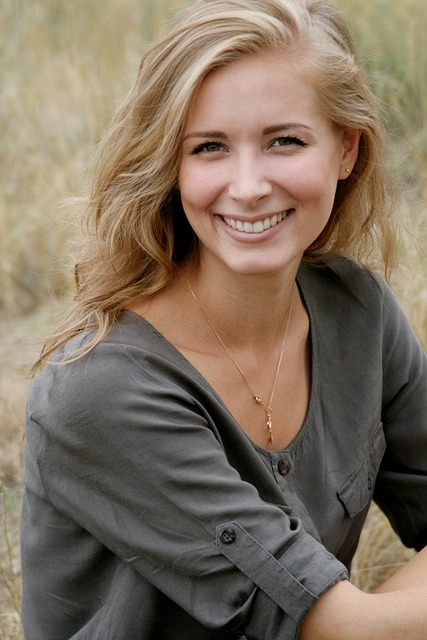
#> input picture pythonProject/Resources/img/woman.jpg, 427 x 640 px
$ python readImage.py
#> lines starting #> are read from the running program, lines starting #| are printed output that depends on the picture; after the words box and inside, x2 and y2 are one past the last pixel; in counts of white or black regions, pixels touching at a corner belong together
import cv2
import numpy as np


#ruta de la imagen
img=cv2.imread('../Resources/img/woman.jpg')
#> img is the input picture: shape (640, 427, 3); mean B, G, R 95.5, 112.8, 128.2


#todos los valores sean 1 significa ones
#matriz de 5*5 y el uint8 significa que los valores varian de 0 a 255
kernel=np.ones((5,5),np.uint8)

#Escala de grises
#primero se debe definir que se va a convertir,
#luego se define a que espacio de color se convertira
imgGray=cv2.cvtColor(img,cv2.COLOR_BGR2GRAY)
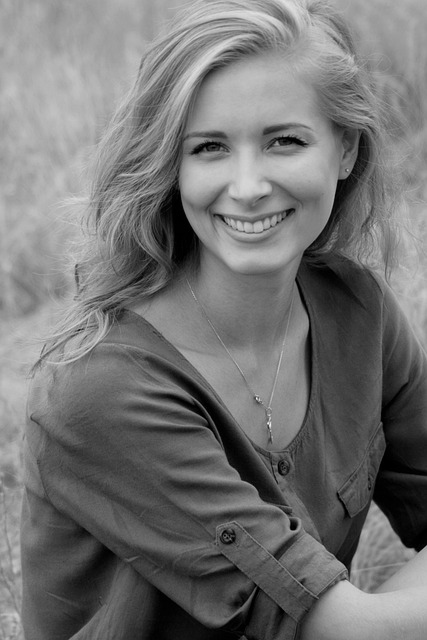
#> imgGray: shape (640, 427); min 0, max 244, mean 115.4

#desenfoque// se usa desenfoque gausiano y se define el tamaño del nucleo o el radio
#el desenfoque deben ser numero impares
#sigma x sera 0
imgBlur=cv2.GaussianBlur(imgGray,(7,7),0)

# se usara img canny // puede servir para detectar los puntos negros de barros
#varian los valores entre 100 y 50 para variar los detalles a obtener
imgCanny=cv2.Canny(img,100,150)
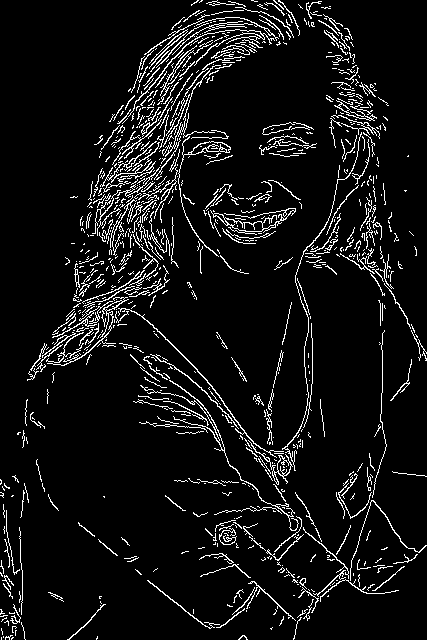
#> imgCanny: shape (640, 427); 7.3% white in thin lines or dots

#Dilatación
imDilation = cv2.dilate(imgCanny,kernel,iterations= 1)
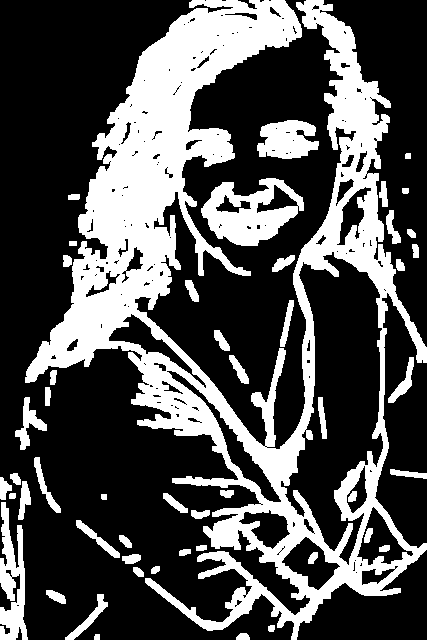
#> imDilation: shape (640, 427); 31.4% white; 50 white regions, largest, box (x1, y1, x2, y2) and area: (25, 0, 427, 640) 70907, (201, 178, 304, 246) 3795, (0, 502, 28, 640) 2237

#eroción, es lo contrario de la dilatación
imgEroded=cv2.erode(imDilation,kernel,iterations= 1)
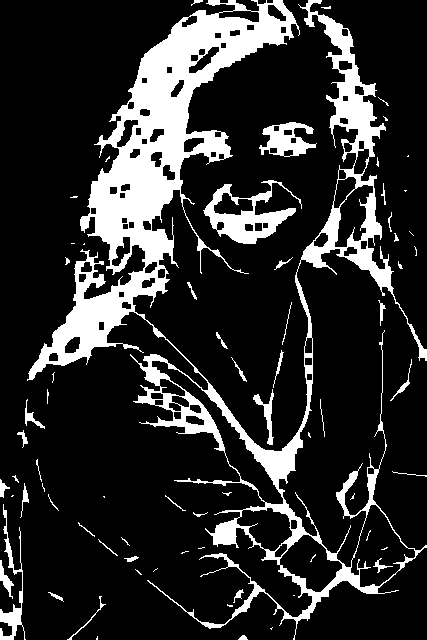
#> imgEroded: shape (640, 427); 17.6% white; 71 white regions (34 under 20 px), largest, box (x1, y1, x2, y2) and area: (27, 0, 427, 640) 41549, (203, 180, 302, 244) 2283, (259, 122, 317, 157) 1070

cv2.imshow('Gray Image',imgGray)
cv2.imshow('Blur Image',imgBlur)
cv2.imshow('Canny Image',imgCanny)
cv2.imshow('Dilation Image',imDilation)
cv2.imshow('Eroded Image',imgEroded)


cv2.waitKey(0)

$ run again, with pythonProject/Resources/img/cards.jpg copied over pythonProject/Resources/img/woman.jpg
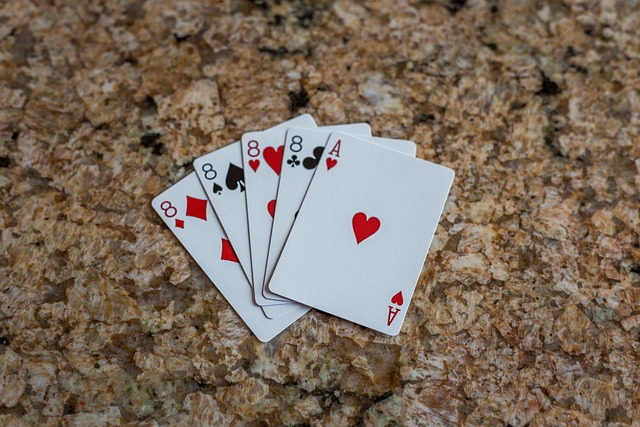
#> input picture pythonProject/Resources/img/cards.jpg, 640 x 427 px
#> img is the input picture: shape (427, 640, 3); mean B, G, R 93.4, 107.9, 123.8
#> `imgCanny=cv2.Canny(img,100,150)`:
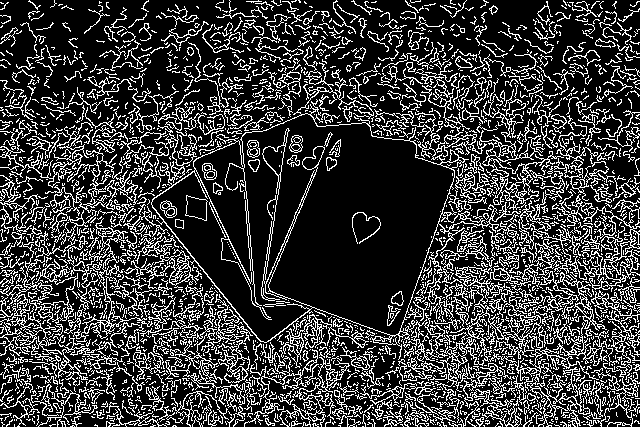
#> imgCanny: shape (427, 640); 23.1% white in thin lines or dots
#> imDilation: shape (427, 640); 80.4% white; 661 black regions (506 under 20 px), largest, box (x1, y1, x2, y2) and area: (272, 117, 451, 333) 21417, (176, 212, 302, 339) 3342, (31, 0, 143, 68) 2863
#> `imgEroded=cv2.erode(imDilation,kernel,iterations= 1)`:
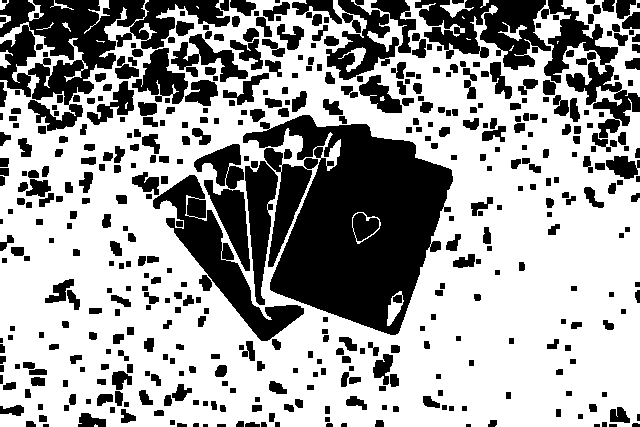
#> imgEroded: shape (427, 640); 63.2% white; 459 black regions (9 under 20 px), largest, box (x1, y1, x2, y2) and area: (243, 115, 453, 335) 25521, (0, 0, 230, 131) 11549, (153, 175, 304, 341) 6026
